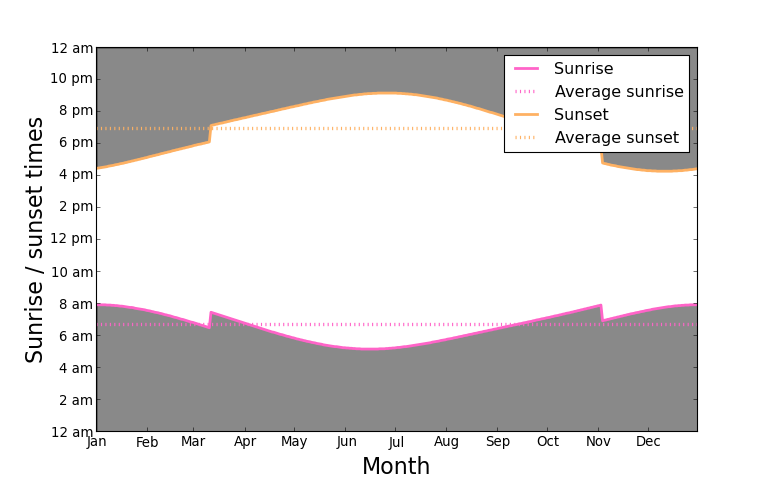

Write the Python code that produced this figure.
# -*- coding: utf-8 -*-
'''
-------------------------------------------------------------------------------
Filename   : SUNRISE_SUNSET.py
Date       : 2013-01-07
Author     : Joe Lotz
Purpose    : Trying to recreate a graphic using matplotlib.
Data       : sunrise_sunset.csv
Sources    : [1] http://visual.ly/daylight-saving-time-explained
             [2] http://aa.usno.navy.mil/data/docs/RS_OneYear.php
-------------------------------------------------------------------------------
'''
import matplotlib.pyplot as plt
import matplotlib as mpl
#import matplotlib.ticker as ticker
import pandas as pd
import numpy as np
import datetime as dt
from matplotlib.dates import MonthLocator, DateFormatter

plt.close()

def getDay(x): return int(x[-2:])
def getMonth(x): return int(x[-5:-3])
def getYear(x): return int(x[:4])
def convertTime(x):
    hour,mins = x.split(':')
    return int(hour)+float(mins)/60
def rgb_to_hex(rgb):
    return '#%02x%02x%02x' % rgb
def format_date(t, pos=None):
    date = t
    if date.month == 1: 
      return date.strftime('%b %Y')
    else: return date.strftime('%b')


PHI = 1.618  # golden ratio
ORANGE = rgb_to_hex((254,177,99))
PURPLE = rgb_to_hex((255,100,200))
GREY   = rgb_to_hex((20,20,20))


data = pd.read_csv('Seattle_sunrise_sunset.csv', sep=',')

# Make a series of events 1 day apart
x = mpl.dates.drange(dt.datetime(2013,1,1),
                     dt.datetime(2013,12,31),
                     dt.timedelta(days=1))

day = map(getDay,data.Date)
month = map(getMonth,data.Date)
year = map(getYear,data.Date)

#date = data.Date
#sunrise = data.Sunrise
#sunset = data.Sunset

t = []
for index in range(len(day)):
    t.append(dt.date(year[index],month[index],day[index]))

sunrise = map(convertTime,data.Sunrise)
sunset = map(convertTime,data.Sunset)
#daylength = map(convertTime,data.Daylength)
avg_sunrise = np.ones(len(sunrise))*np.mean(sunrise)
avg_sunset = np.ones(len(sunset))*np.mean(sunset)

# Create a new figure w/ 6 point height, using 80 dots per inch
plt.figure(figsize=(6*PHI,6), dpi=80)
plt.subplot(1,1,1)

# Plot data
plt.plot(t,sunrise,color=PURPLE, linewidth=2.5, linestyle="-", label="Sunrise")
plt.plot(t,avg_sunrise,color=PURPLE,linewidth=3, linestyle=":", label="Average sunrise")
plt.plot(t,sunset, color=ORANGE, linewidth=2.5, linestyle="-", label="Sunset")
plt.plot(t,avg_sunset,color=ORANGE,linewidth=3, linestyle=":", label="Average sunset")

#
#ax1.plot(r.date, r.close, lw=2)
plt.fill_between(t, sunrise, np.zeros(len(t)), facecolor=GREY, alpha=0.5)
plt.fill_between(t, sunset, np.ones(len(t))*24, facecolor=GREY, alpha=0.5)

plt.legend(loc='upper right')

# Set y limits
plt.ylim(0, 24)
plt.yticks([0,2,4,6,8,10,12,14,16,18,20,22,24], 
           ['12 am','2 am','4 am','6 am','8 am','10 am','12 pm','2 pm','4 pm',
            '6 pm','8 pm','10 pm','12 am'])

ax = plt.gca()
ax.set_xlabel('Month', fontsize=20)
ax.set_ylabel('Sunrise / sunset times', fontsize=20)

months    = MonthLocator(range(1,13), bymonthday=1, interval=1)
monthsFmt = DateFormatter("%b")
ax.xaxis.set_major_locator(months)
ax.xaxis.set_major_formatter(monthsFmt)

#for label in ax.get_xticklabels() :
#    label.set_fontproperties('sans-serif')

      
plt.show()

#savefig("sunrise_sunset.png",dpi=80)